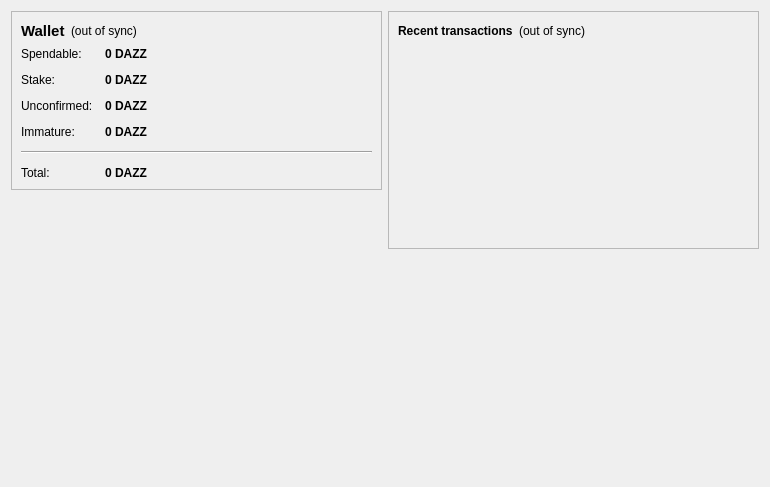
<?xml version="1.0" encoding="UTF-8"?>
<ui version="4.0">
 <class>OverviewPage</class>
 <widget class="QWidget" name="OverviewPage">
  <property name="geometry">
   <rect>
    <x>0</x>
    <y>0</y>
    <width>770</width>
    <height>487</height>
   </rect>
  </property>
  <property name="windowTitle">
   <string>Form</string>
  </property>
  <layout class="QHBoxLayout" name="horizontalLayout" stretch="1,1">
   <item>
    <layout class="QVBoxLayout" name="verticalLayout_2">
     <item>
      <widget class="QFrame" name="frame">
       <property name="frameShape">
        <enum>QFrame::StyledPanel</enum>
       </property>
       <property name="frameShadow">
        <enum>QFrame::Raised</enum>
       </property>
       <layout class="QVBoxLayout" name="verticalLayout_4">
        <item>
         <layout class="QHBoxLayout" name="horizontalLayout_4">
          <item>
           <widget class="QLabel" name="label_5">
            <property name="font">
             <font>
              <pointsize>11</pointsize>
              <weight>75</weight>
              <bold>true</bold>
             </font>
            </property>
            <property name="text">
             <string>Wallet</string>
            </property>
           </widget>
          </item>
          <item>
           <widget class="QLabel" name="labelWalletStatus">
            <property name="toolTip">
             <string>The displayed information may be out of date. Your wallet automatically synchronizes with the dazzle network after a connection is established, but this process has not completed yet.</string>
            </property>
            <property name="styleSheet">
             <string notr="true"/>
            </property>
            <property name="text">
             <string notr="true">(out of sync)</string>
            </property>
            <property name="alignment">
             <set>Qt::AlignLeading|Qt::AlignLeft|Qt::AlignVCenter</set>
            </property>
           </widget>
          </item>
          <item>
           <spacer name="horizontalSpacer_2">
            <property name="orientation">
             <enum>Qt::Horizontal</enum>
            </property>
            <property name="sizeHint" stdset="0">
             <size>
              <width>40</width>
              <height>20</height>
             </size>
            </property>
           </spacer>
          </item>
         </layout>
        </item>
        <item>
         <layout class="QFormLayout" name="formLayout_2">
          <property name="fieldGrowthPolicy">
           <enum>QFormLayout::AllNonFixedFieldsGrow</enum>
          </property>
          <property name="horizontalSpacing">
           <number>12</number>
          </property>
          <property name="verticalSpacing">
           <number>12</number>
          </property>
          <item row="0" column="0">
           <widget class="QLabel" name="label">
            <property name="text">
             <string>Spendable:</string>
            </property>
           </widget>
          </item>
          <item row="0" column="1">
           <widget class="QLabel" name="labelBalance">
            <property name="font">
             <font>
              <weight>75</weight>
              <bold>true</bold>
             </font>
            </property>
            <property name="cursor">
             <cursorShape>IBeamCursor</cursorShape>
            </property>
            <property name="toolTip">
             <string>Your current spendable balance</string>
            </property>
            <property name="text">
             <string notr="true">0 DAZZ</string>
            </property>
            <property name="textInteractionFlags">
             <set>Qt::LinksAccessibleByMouse|Qt::TextSelectableByKeyboard|Qt::TextSelectableByMouse</set>
            </property>
           </widget>
          </item>
          <item row="1" column="0">
           <widget class="QLabel" name="label_6">
            <property name="text">
             <string>Stake:</string>
            </property>
           </widget>
          </item>
          <item row="1" column="1">
           <widget class="QLabel" name="labelStake">
            <property name="font">
             <font>
              <weight>75</weight>
              <bold>true</bold>
             </font>
            </property>
            <property name="cursor">
             <cursorShape>IBeamCursor</cursorShape>
            </property>
            <property name="toolTip">
             <string>Total of coins that was staked, and do not yet count toward the current balance</string>
            </property>
            <property name="text">
             <string notr="true">0 DAZZ</string>
            </property>
            <property name="textInteractionFlags">
             <set>Qt::LinksAccessibleByMouse|Qt::TextSelectableByKeyboard|Qt::TextSelectableByMouse</set>
            </property>
           </widget>
          </item>
          <item row="2" column="0">
           <widget class="QLabel" name="label_3">
            <property name="text">
             <string>Unconfirmed:</string>
            </property>
           </widget>
          </item>
          <item row="2" column="1">
           <widget class="QLabel" name="labelUnconfirmed">
            <property name="font">
             <font>
              <weight>75</weight>
              <bold>true</bold>
             </font>
            </property>
            <property name="cursor">
             <cursorShape>IBeamCursor</cursorShape>
            </property>
            <property name="toolTip">
             <string>Total of transactions that have yet to be confirmed, and do not yet count toward the current balance</string>
            </property>
            <property name="text">
             <string notr="true">0 DAZZ</string>
            </property>
            <property name="textInteractionFlags">
             <set>Qt::LinksAccessibleByMouse|Qt::TextSelectableByKeyboard|Qt::TextSelectableByMouse</set>
            </property>
           </widget>
          </item>
          <item row="3" column="0">
           <widget class="QLabel" name="labelImmatureText">
            <property name="text">
             <string>Immature:</string>
            </property>
           </widget>
          </item>
          <item row="3" column="1">
           <widget class="QLabel" name="labelImmature">
            <property name="font">
             <font>
              <weight>75</weight>
              <bold>true</bold>
             </font>
            </property>
            <property name="toolTip">
             <string>Mined balance that has not yet matured</string>
            </property>
            <property name="text">
             <string notr="true">0 DAZZ</string>
            </property>
            <property name="textInteractionFlags">
             <set>Qt::LinksAccessibleByMouse|Qt::TextSelectableByKeyboard|Qt::TextSelectableByMouse</set>
            </property>
           </widget>
          </item>
          <item row="4" column="0" colspan="2">
           <widget class="Line" name="line">
            <property name="orientation">
             <enum>Qt::Horizontal</enum>
            </property>
           </widget>
          </item>
          <item row="5" column="0">
           <widget class="QLabel" name="labelTotalText">
            <property name="text">
             <string>Total:</string>
            </property>
           </widget>
          </item>
          <item row="5" column="1">
           <widget class="QLabel" name="labelTotal">
            <property name="font">
             <font>
              <weight>75</weight>
              <bold>true</bold>
             </font>
            </property>
            <property name="cursor">
             <cursorShape>IBeamCursor</cursorShape>
            </property>
            <property name="toolTip">
             <string>Your current total balance</string>
            </property>
            <property name="text">
             <string notr="true">0 DAZZ</string>
            </property>
            <property name="textInteractionFlags">
             <set>Qt::LinksAccessibleByMouse|Qt::TextSelectableByKeyboard|Qt::TextSelectableByMouse</set>
            </property>
           </widget>
          </item>
         </layout>
        </item>
       </layout>
      </widget>
     </item>
     <item>
      <spacer name="verticalSpacer">
       <property name="orientation">
        <enum>Qt::Vertical</enum>
       </property>
       <property name="sizeHint" stdset="0">
        <size>
         <width>20</width>
         <height>40</height>
        </size>
       </property>
      </spacer>
     </item>
     <item>
      <widget class="QLabel" name="label_2">
       <property name="autoFillBackground">
        <bool>true</bool>
       </property>
       <property name="text">
        <string/>
       </property>
       <property name="pixmap">
        <pixmap resource="../bitcoin.qrc">:/icons/mastbg</pixmap>
       </property>
       <property name="scaledContents">
        <bool>false</bool>
       </property>
       <property name="alignment">
        <set>Qt::AlignCenter</set>
       </property>
       <property name="margin">
        <number>0</number>
       </property>
      </widget>
     </item>
    </layout>
   </item>
   <item>
    <layout class="QVBoxLayout" name="verticalLayout_3">
     <item>
      <widget class="QFrame" name="frame_2">
       <property name="frameShape">
        <enum>QFrame::StyledPanel</enum>
       </property>
       <property name="frameShadow">
        <enum>QFrame::Raised</enum>
       </property>
       <layout class="QVBoxLayout" name="verticalLayout">
        <item>
         <layout class="QHBoxLayout" name="horizontalLayout_2">
          <item>
           <widget class="QLabel" name="label_4">
            <property name="text">
             <string>&lt;b&gt;Recent transactions&lt;/b&gt;</string>
            </property>
           </widget>
          </item>
          <item>
           <widget class="QLabel" name="labelTransactionsStatus">
            <property name="toolTip">
             <string>The displayed information may be out of date. Your wallet automatically synchronizes with the dazzle network after a connection is established, but this process has not completed yet.</string>
            </property>
            <property name="styleSheet">
             <string notr="true"/>
            </property>
            <property name="text">
             <string notr="true">(out of sync)</string>
            </property>
            <property name="alignment">
             <set>Qt::AlignRight|Qt::AlignTrailing|Qt::AlignVCenter</set>
            </property>
           </widget>
          </item>
          <item>
           <spacer name="horizontalSpacer">
            <property name="orientation">
             <enum>Qt::Horizontal</enum>
            </property>
            <property name="sizeHint" stdset="0">
             <size>
              <width>40</width>
              <height>20</height>
             </size>
            </property>
           </spacer>
          </item>
         </layout>
        </item>
        <item>
         <widget class="QListView" name="listTransactions">
          <property name="styleSheet">
           <string notr="true">QListView { background: transparent; }</string>
          </property>
          <property name="frameShape">
           <enum>QFrame::NoFrame</enum>
          </property>
          <property name="verticalScrollBarPolicy">
           <enum>Qt::ScrollBarAlwaysOff</enum>
          </property>
          <property name="horizontalScrollBarPolicy">
           <enum>Qt::ScrollBarAlwaysOff</enum>
          </property>
          <property name="selectionMode">
           <enum>QAbstractItemView::NoSelection</enum>
          </property>
         </widget>
        </item>
       </layout>
      </widget>
     </item>
     <item>
      <spacer name="verticalSpacer_2">
       <property name="orientation">
        <enum>Qt::Vertical</enum>
       </property>
       <property name="sizeHint" stdset="0">
        <size>
         <width>20</width>
         <height>40</height>
        </size>
       </property>
      </spacer>
     </item>
    </layout>
   </item>
  </layout>
 </widget>
 <resources>
  <include location="../bitcoin.qrc"/>
 </resources>
 <connections/>
</ui>
